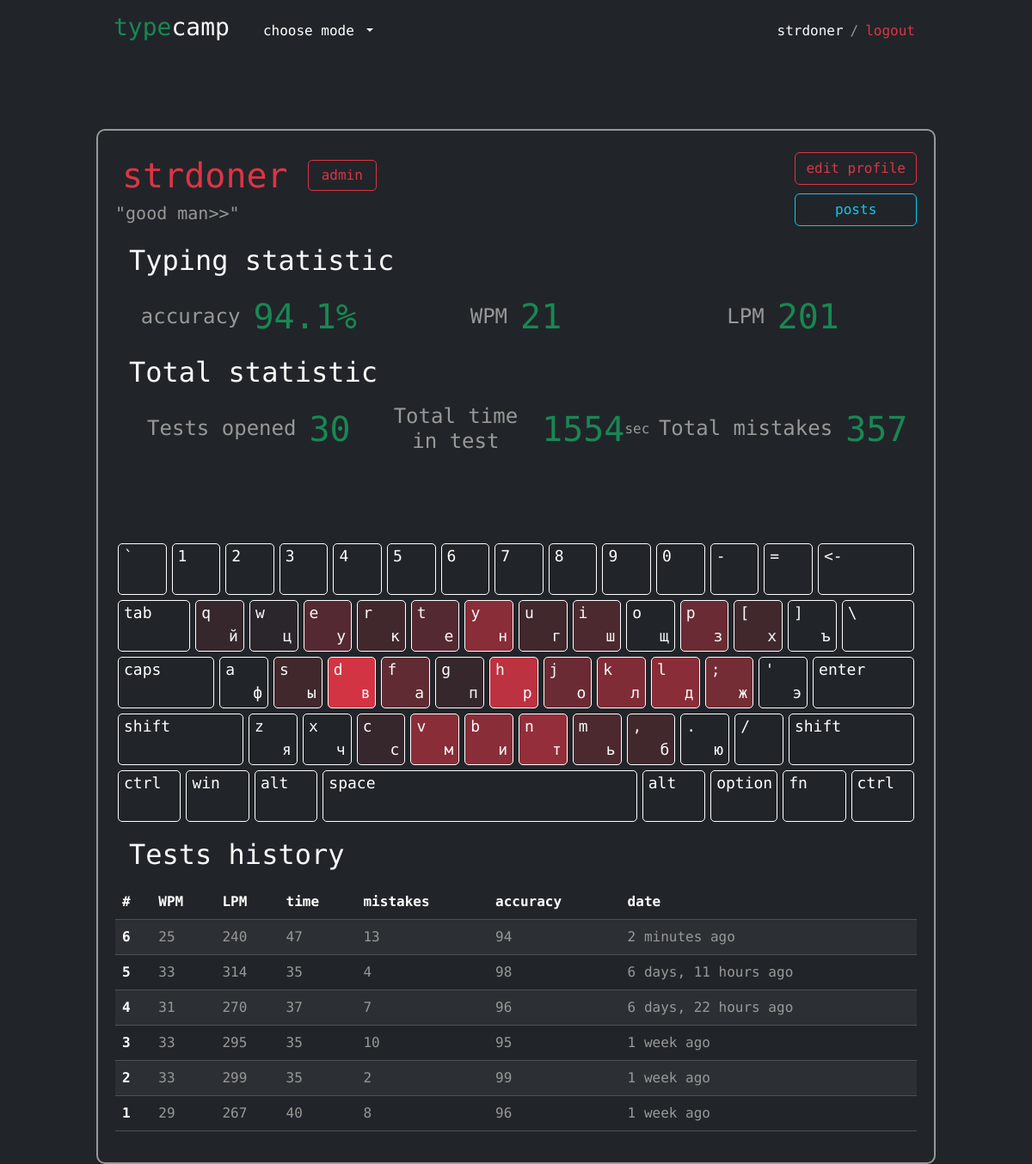
/profile/1/ (signed in), run on the app's committed database.
### typecamp_app/models.py (models this page shows, shortened)
class Profile(models.Model):
    user = models.OneToOneField(settings.AUTH_USER_MODEL, on_delete=models.CASCADE, primary_key=True)
    quote = models.CharField(max_length=200, null=True, blank=True)
    keys = models.JSONField('keys', default=keys_default)
    wpm = models.IntegerField(default=0)
    total_stat = models.JSONField('total_stats', default=total_stat_default)
    game_score = models.IntegerField(default=0)

class History(models.Model):
    user = models.ForeignKey(User, on_delete=models.CASCADE)
    test_date = models.DateTimeField(auto_now=True)
    test_num = models.IntegerField(default=1)
    wpm = models.IntegerField(default=0)
    lpm = models.IntegerField(default=0)
    time = models.IntegerField(default=0)
    mistakes = models.IntegerField(default=0)
    accuracy = models.IntegerField(default=0)
    models.Index(fields=['user', ])
    class Meta:
        ordering = ('-test_date',)

### typecamp_app/views.py (the view)
# urls.py: re_path(r'^profile/(?P<id>\d+)/$', user_detail, name='user_detail'),
def user_detail(request, id):
    user = User.objects.get(id=id)
    profile = Profile.objects.get(user=user)
    stats = profile.total_stat
    keys = profile.keys
    for key, val in keys.items():
                if (stats['total_mistakes'] == 0):
                    keys[key] = 0
                else:
                    keys[key] /= stats['total_mistakes']
                    keys[key] *= 20
    if stats['total_test_cnt'] == 0:
        total_accuracy = 0
        total_wpm = 0
        total_lpm = 0
    else:
        total_accuracy = stats['total_accuracy'] / stats['total_test_cnt']
        total_wpm = stats['total_wpm'] / stats['total_test_cnt']
        total_lpm = stats['total_lpm'] / stats['total_test_cnt']
    return render(request, 'profile.html',
    {'profile':profile,
    'history':user.history_set.all(),
    'total_accuracy':total_accuracy,
    'total_wpm':total_wpm,
    'total_lpm':total_lpm,
    'total_time':stats['total_time'],
    'total_tests_cnt':stats['total_test_cnt'],
    'total_mistakes':stats['total_mistakes'],
    'keys':keys
    })

### typecamp_app/templates/profile.html (shortened to what this page needs)
{% extends "base.html" %}
{% load humanize %}
{% block header %}
<a href="{% url 'home'%}" class="text-decoration-none text-light navbar-brand label"><h3><span>type</span>camp</h3></a>
    <div class="collapse navbar-collapse" id="navbarSupportedContent">
        <ul class="navbar-nav me-auto mb-2 mb-lg-0">
            <li class="nav-item dropdown">
                <button class="btn btn-dark dropdown-toggle" data-bs-toggle="dropdown" aria-expanded="false">
                  choose mode
                </button>
            </li>
        </ul>
        <div class="user-block">
            {% if user.is_authenticated %}
                <a href="{% url 'user_detail' user.pk %}" class="navbar-text m-2 text-light">{{ user.get_username }}</a>
                /
                <form method="post" action="{% url 'logout' %}">
                  <button type="submit" class="navbar-text m-2 text-danger btn-link">logout</button>
             </form>
            {% else %}
                <a href="{% url 'login' %}" class="navbar-text m-2 text-light">login</a>/
                <a href="{% url 'register' %}" class="navbar-text m-2 text-light">register</a>
            {% endif %}
        </div>
    </div>
{% endblock header %}
{% block content %}
<div class="profile-block d-flex">
    <div class="profile-main-info">
        <div class='text-left'>
            <div class="d-flex">
                <h1 class="m-2 {% if profile.user.is_superuser %}text-danger{% else%}{% if profile.user.is_staff%}text-primary{% else %}text-light {% endif %}{% endif %}">{{ profile.user.username }}</h1>
                {% if profile.user.is_superuser %}
                <div class="profile-group border-1 border border-danger text-danger">
                    admin
                </div>
                {% else %}
                    {% if profile.user.is_staff %}
                    <div class="profile-group border-1 border border-primary text-primary ">
                        moderator
                    </div>
                    {% endif %}
                {% endif %}
            </div>
            <h5 class="text-left">
                {% if profile.quote != None %}
                "{{profile.quote}}"
                {% else %}
                -
                {% endif %}
            </h5>
        </div>
        <div class='text-right justify-content-end d-grid align-items-center '>
            {% if profile.user.pk == user.pk or request.user.is_staff %}
            <a class="btn btn-outline-danger" href="{% url 'edit_profile' id=profile.user.pk %}">edit profile</a>
            {% endif %}
            <a class="btn btn-outline-info " href="{% url 'user_posts' id=profile.user.pk %}">posts</a>
        </div>
    </div>
    <h2 class="text-light m-3">Typing statistic</h2>
    <div class="profile-stats">
        <div><h4>accuracy</h4><span class="text-success profile-stats-num">{{ total_accuracy|floatformat:1 }}%</span></div>
        <div><h4>WPM</h4><span class="text-success profile-stats-num">{{ total_wpm|floatformat:0 }}</span></div>
        <div><h4>LPM</h4><span class="text-success profile-stats-num">{{ total_lpm|floatformat:0 }}</span></div>
    </div>
    <h2 class="text-light m-3">Total statistic</h2>
    <div class="profile-stats">
        <div><h4>Tests opened</h4><span class="text-success profile-stats-num">{{ total_tests_cnt }}</span></div>
        <div><h4>Total time in test</h4><span class="text-success profile-stats-num">{{ total_time }}</span>sec</div>
        <div><h4>Total mistakes</h4><span class="text-success profile-stats-num">{{ total_mistakes }}</span></div>
    </div>
    <div class="keyboard-profile text-left d-flex">
        <div class="d-flex">
            <div value="backquote" class="key tutorial-blue">`</div>
            <div value="digit1" class="key tutorial-blue">1</div>
            <div value="digit2" class="key tutorial-green">2</div>
            <div value="digit3" class="key tutorial-light-green">3</div>
            <div value="digit4" class="key tutorial-red">4</div>
            <div value="digit5" class="key tutorial-red">5</div>
            <div value="digit6" class="key tutorial-yellow">6</div>
            <div value="digit7" class="key tutorial-yellow">7</div>
            <div value="digit8" class="key tutorial-purple">8</div>
            <div value="digit9" class="key tutorial-pink">9</div>
            <div value="digit0" class="key tutorial-fiolet">0</div>
            <div value="minus" class="key tutorial-fiolet">-</div>
            <div value="equal" class="key tutorial-fiolet">=</div>
            <div value="backspace" class="key backspace tutorial-fiolet"><-</div>
        </div>
        <div class="d-flex">
            <div value="tab" class="key tab tutorial-blue">tab</div>
            <div value="keyq" class="key tutorial-blue text-light" style="background:rgba(220, 53, 69, {{ keys.keyq }})">q <p class="text-light">й</p></div>
            <div value="keyw" class="key tutorial-green text-light" style="background:rgba(220, 53, 69, {{ keys.keyw }})">w <p class="text-light">ц</p></div>
            <div value="keye" class="key tutorial-light-green text-light" style="background:rgba(220, 53, 69, {{ keys.keye }})">e <p class="text-light">у</p></div>
            <div value="keyr" class="key tutorial-red text-light" style="background:rgba(220, 53, 69, {{ keys.keyr }})">r <p class="text-light">к</p></div>
            <div value="keyt" class="key tutorial-red text-light" style="background:rgba(220, 53, 69, {{ keys.keyt }})">t <p class="text-light">е</p></div>
            <div value="keyy" class="key tutorial-yellow text-light" style="background:rgba(220, 53, 69, {{ keys.keyy }})">y <p class="text-light">н</p></div>
            <div value="keyu" class="key tutorial-yellow text-light" style="background:rgba(220, 53, 69, {{ keys.keyu }})">u <p class="text-light">г</p></div>
            <div value="keyi" class="key tutorial-purple text-light" style="background:rgba(220, 53, 69, {{ keys.keyi }})">i <p class="text-light">ш</p></div>
            <div value="keyo" class="key tutorial-pink text-light" style="background:rgba(220, 53, 69, {{ keys.keyo }})">o <p class="text-light">щ</p></div>
            <div value="keyp" class="key tutorial-fiolet text-light" style="background:rgba(220, 53, 69, {{ keys.keyp }})">p <p class="text-light">з</p></div>
            <div value="bracketleft" class="key tutorial-fiolet text-light" style="background:rgba(220, 53, 69, {{ keys.bracketleft }})">[ <p class="text-light">х</p></div>
            <div value="bracketright" class="key tutorial-fiolet text-light" style="background:rgba(220, 53, 69, {{ keys.bracketright }})">] <p class="text-light">ъ</p></div>
            <div value="backslash" class="key tab tutorial-fiolet">\</div>
        </div>
        <div class="d-flex">
            <div value="capslock" class="key backspace tutorial-blue">caps</div>
            <div value="keya" class="key tutorial-blue text-light" style="background:rgba(220, 53, 69, {{ keys.keya }})">a <p class="text-light">ф</p></div>
            <div value="keys" class="key tutorial-green text-light" style="background:rgba(220, 53, 69, {{ keys.keys }})">s <p class="text-light">ы</p></div>
            <div value="keyd" class="key tutorial-light-green text-light" style="background:rgba(220, 53, 69, {{ keys.keyd }})">d <p class="text-light">в</p></div>
            <div value="keyf" class="key tutorial-red text-light" style="background:rgba(220, 53, 69, {{ keys.keyf }})">f <p class="text-light">а</p></div>
            <div value="keyg" class="key tutorial-red text-light" style="background:rgba(220, 53, 69, {{ keys.keyg }})">g <p class="text-light">п</p></div>
            <div value="keyh" class="key tutorial-yellow text-light" style="background:rgba(220, 53, 69, {{ keys.keyh }})">h <p class="text-light">р</p></div>
            <div value="keyj" class="key tutorial-yellow text-light" style="background:rgba(220, 53, 69, {{ keys.keyj }})">j <p class="text-light">о</p></div>
            <div value="keyk" class="key tutorial-purple text-light" style="background:rgba(220, 53, 69, {{ keys.keyk }})">k <p class="text-light">л</p></div>
            <div value="keyl" class="key tutorial-pink text-light" style="background:rgba(220, 53, 69, {{ keys.keyl }})">l <p class="text-light">д</p></div>
            <div value="semicolon" class="key tutorial-fiolet text-light" style="background:rgba(220, 53, 69, {{ keys.semicolon }})">; <p class="text-light">ж</p></div>
            <div value="quote" class="key tutorial-fiolet text-light" style="background:rgba(220, 53, 69, {{ keys.quote }})">' <p class="text-light">э</p></div>
            <div value="enter" class="key enter tutorial-fiolet">enter</div>
        </div>
        <div class="d-flex">
            <div value="shiftleft" class="key shift tutorial-blue">shift</div>
            <div value="keyz" class="key tutorial-blue text-light" style="background:rgba(220, 53, 69, {{ keys.keyz }})">z <p class="text-light">я</p></div>
            <div value="keyx" class="key tutorial-green text-light" style="background:rgba(220, 53, 69, {{ keys.keyx }})">x <p class="text-light">ч</p></div>
            <div value="keyc" class="key tutorial-light-green text-light" style="background:rgba(220, 53, 69, {{ keys.keyc }})">c <p class="text-light">с</p></div>
            <div value="keyv" class="key tutorial-red text-light" style="background:rgba(220, 53, 69, {{ keys.keyv }})">v <p class="text-light">м</p></div>
            <div value="keyb" class="key tutorial-red text-light" style="background:rgba(220, 53, 69, {{ keys.keyb }})">b <p class="text-light">и</p></div>
            <div value="keyn" class="key tutorial-yellow text-light" style="background:rgba(220, 53, 69, {{ keys.keyn }})">n <p class="text-light">т</p></div>
            <div value="keym" class="key tutorial-yellow text-light" style="background:rgba(220, 53, 69, {{ keys.keym }})">m <p class="text-light">ь</p></div>
            <div value="comma" class="key tutorial-purple text-light" style="background:rgba(220, 53, 69, {{ keys.comma }})">, <p class="text-light">б</p></div>
            <div value="period" class="key tutorial-pink text-light" style="background:rgba(220, 53, 69, {{ keys.period }})">. <p class="text-light">ю</p></div>
            <div value="slash" class="key tutorial-fiolet text-light" style="background:rgba(220, 53, 69, {{ keys.slash }})">/</div>
            <div value="shiftright" class="key shift tutorial-fiolet">shift</div>
        </div>
        <div class="d-flex">
            <div value="controlleft" class="key ctrl tutorial-blue">ctrl</div>
            <div value="" class="key ctrl tutorial-blue">win</div>
            <div value="altleft" class="key ctrl tutorial-blue">alt</div>
            <div value="space" class="key space">space</div>
            <div value="altright" class="key ctrl tutorial-fiolet">alt</div>
            <div value="option" class="key ctrl tutorial-fiolet">option</div>
            <div value="" class="key ctrl tutorial-fiolet">fn</div>
            <div value="controlright" class="key ctrl tutorial-fiolet">ctrl</div>
        </div>
        {% if user.pk == profile.user.pk%}
        <h2 class="text-light m-3">Tests history</h2>
        <div class="user-history">
            <table class="table table-dark  table-striped ">
                <thead>
                  <tr>
                    <th scope="col">#</th>
                    <th scope="col">WPM</th>
                    <th scope="col">LPM</th>
                    <th scope="col">time</th>
                    <th scope="col">mistakes</th>
                    <th scope="col">accuracy</th>
                    <th scope="col">date</th>
                  </tr>
                </thead>
                <tbody>
                {% for el in history%}
                  <tr>
                    <th scope="row">{{el.test_num}}</th>
                    <td><span class="">{{el.wpm}}</span></td>
                    <td><span class="">{{el.lpm}}</span></td>
                    <td><span class="">{{el.time}}</span></td>
                    <td><span class="">{{el.mistakes}}</span></td>
                    <td><span class="">{{el.accuracy}}</span></td>
                    <td><span class="">{{ el.test_date|naturaltime }}</span></td>
                  </tr>
                {% endfor %}
                </tbody>
              </table>
        </div>
        {% endif %}
</div>
{% endblock content %}

### data on the page
Profile: user.username "strdoner", quote "good man>>"
History: test_num "6", wpm "25", lpm "240", time "47", mistakes "13", accuracy "94", test_date "2 minutes ago"
History: test_num "5", wpm "33", lpm "314", time "35", mistakes "4", accuracy "98", test_date "6 days, 11 hours ago"
History: test_num "4", wpm "31", lpm "270", time "37", mistakes "7", accuracy "96", test_date "6 days, 22 hours ago"
History: test_num "3", wpm "33", lpm "295", time "35", mistakes "10", accuracy "95", test_date "1 week ago"
History: test_num "2", wpm "33", lpm "299", time "35", mistakes "2", accuracy "99", test_date "1 week ago"
History: test_num "1", wpm "29", lpm "267", time "40", mistakes "8", accuracy "96", test_date "1 week ago"

### other printed values
{{ user.get_username }} "strdoner"
{{ total_accuracy|floatformat:1 }} "94.1"
{{ total_wpm|floatformat:0 }} "21"
{{ total_lpm|floatformat:0 }} "201"
{{ total_tests_cnt }} "30"
{{ total_time }} "1554"
{{ total_mistakes }} "357"
